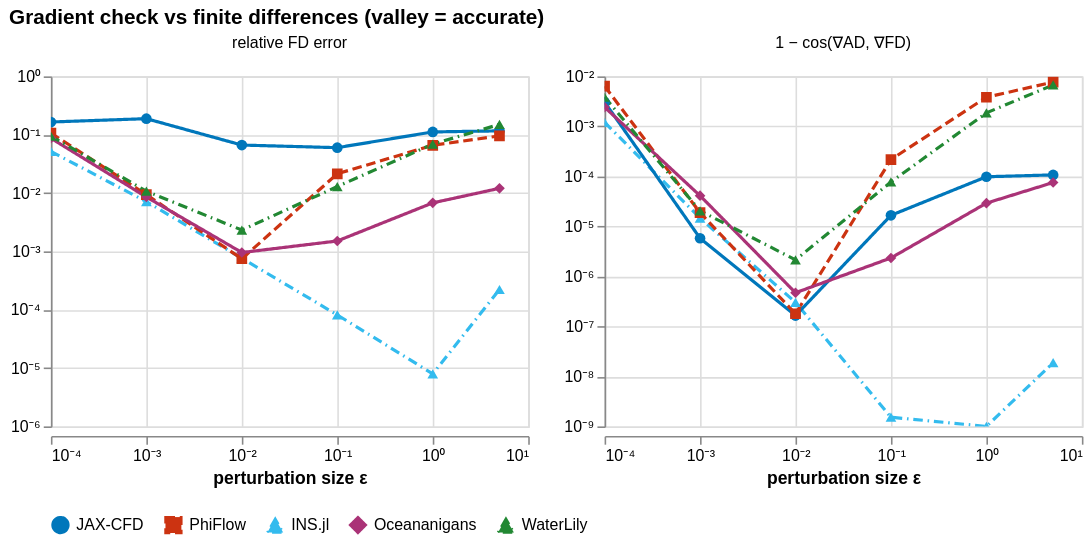

Specify this chart in Vega-Lite:
### Vega-Lite specification from a JSON file in a GitHub repository (floating-point values rounded to 4 significant figures)
{"config": {"view": {"continuousWidth": 300, "continuousHeight": 300}}, "data": {"name": "data-4bf15ac61c11aa5d1ec50961a08f4427"}, "facet": {"column": {"field": "metric", "sort": ["relative FD error", "1 − cos(∇AD, ∇FD)"], "title": null, "type": "nominal"}}, "spec": {"layer": [{"layer": [{"mark": {"type": "line", "strokeWidth": 2}, "encoding": {"color": {"field": "solver", "legend": {"columns": 6, "direction": "horizontal", "orient": "bottom", "title": null}, "scale": {"domain": ["JAX-CFD", "PhiFlow", "INS.jl", "Oceananigans", "WaterLily"], "range": ["#0077BB", "#CC3311", "#33BBEE", "#AA3377", "#228833"]}, "sort": ["JAX-CFD", "PhiFlow", "INS.jl", "Oceananigans", "WaterLily"], "type": "nominal"}, "opacity": {"condition": {"param": "param_a00d736934838374", "value": 1.0}, "value": 0.12}, "strokeDash": {"field": "solver", "legend": null, "scale": {"domain": ["JAX-CFD", "PhiFlow", "INS.jl", "Oceananigans", "WaterLily"], "range": [[1, 0], [6, 3], [6, 3, 1, 3], [1, 0], [6, 3, 1, 3]]}, "type": "nominal"}, "tooltip": [{"field": "solver", "type": "nominal"}, {"field": "eps", "format": ".0e", "title": "ε", "type": "quantitative"}, {"field": "metric", "type": "nominal"}, {"field": "value", "format": ".3e", "type": "quantitative"}], "x": {"axis": {"labelExpr": "datum.value == 1e-16 ? '10⁻¹⁶' : datum.value == 1e-15 ? '10⁻¹⁵' : datum.value == 1e-14 ? '10⁻¹⁴' : datum.value == 1e-13 ? '10⁻¹³' : datum.value == 1e-12 ? '10⁻¹²' : datum.value == 1e-11 ? '10⁻¹¹' : datum.value == 1e-10 ? '10⁻¹⁰' : datum.value == 1e-09 ? '10⁻⁹' : datum.value == 1e-08 ? '10⁻⁸' : datum.value == 1e-07 ? '10⁻⁷' : datum.value == 1e-06 ? '10⁻⁶' : datum.value == 1e-05 ? '10⁻⁵' : datum.value == 0.0001 ? '10⁻⁴' : datum.value == 0.001 ? '10⁻³' : datum.value == 0.01 ? '10⁻²' : datum.value == 0.1 ? '10⁻¹' : datum.value == 1.0 ? '10⁰' : datum.value == 10.0 ? '10¹' : datum.value == 100.0 ? '10²' : datum.value == 1000.0 ? '10³' : datum.value == 10000.0 ? '10⁴' : datum.value == 100000.0 ? '10⁵' : datum.value == 1000000.0 ? '10⁶' : datum.value == 10000000.0 ? '10⁷' : datum.value == 100000000.0 ? '10⁸' : ''", "title": "perturbation size ε", "values": [1e-16, 1e-15, 1e-14, 1e-13, 1e-12, 1e-11, 1e-10, 1e-09, 1e-08, 1e-07, 1e-06, 1e-05, 0.0001, 0.001, 0.01, 0.1, 1.0, 10.0, 100.0, 1000.0, 10000.0, 100000.0, 1000000.0, 10000000.0, 100000000.0]}, "field": "eps", "scale": {"type": "log"}, "type": "quantitative"}, "y": {"axis": {"labelExpr": "datum.value == 1e-16 ? '10⁻¹⁶' : datum.value == 1e-15 ? '10⁻¹⁵' : datum.value == 1e-14 ? '10⁻¹⁴' : datum.value == 1e-13 ? '10⁻¹³' : datum.value == 1e-12 ? '10⁻¹²' : datum.value == 1e-11 ? '10⁻¹¹' : datum.value == 1e-10 ? '10⁻¹⁰' : datum.value == 1e-09 ? '10⁻⁹' : datum.value == 1e-08 ? '10⁻⁸' : datum.value == 1e-07 ? '10⁻⁷' : datum.value == 1e-06 ? '10⁻⁶' : datum.value == 1e-05 ? '10⁻⁵' : datum.value == 0.0001 ? '10⁻⁴' : datum.value == 0.001 ? '10⁻³' : datum.value == 0.01 ? '10⁻²' : datum.value == 0.1 ? '10⁻¹' : datum.value == 1.0 ? '10⁰' : datum.value == 10.0 ? '10¹' : datum.value == 100.0 ? '10²' : datum.value == 1000.0 ? '10³' : datum.value == 10000.0 ? '10⁴' : datum.value == 100000.0 ? '10⁵' : datum.value == 1000000.0 ? '10⁶' : datum.value == 10000000.0 ? '10⁷' : datum.value == 100000000.0 ? '10⁸' : ''", "title": null, "values": [1e-16, 1e-15, 1e-14, 1e-13, 1e-12, 1e-11, 1e-10, 1e-09, 1e-08, 1e-07, 1e-06, 1e-05, 0.0001, 0.001, 0.01, 0.1, 1.0, 10.0, 100.0, 1000.0, 10000.0, 100000.0, 1000000.0, 10000000.0, 100000000.0]}, "field": "value", "scale": {"type": "log"}, "type": "quantitative"}}, "name": "view_109fea749a576884_0"}, {"mark": {"type": "point", "filled": true, "size": 45}, "encoding": {"color": {"field": "solver", "legend": {"columns": 6, "direction": "horizontal", "orient": "bottom", "title": null}, "scale": {"domain": ["JAX-CFD", "PhiFlow", "INS.jl", "Oceananigans", "WaterLily"], "range": ["#0077BB", "#CC3311", "#33BBEE", "#AA3377", "#228833"]}, "sort": ["JAX-CFD", "PhiFlow", "INS.jl", "Oceananigans", "WaterLily"], "type": "nominal"}, "opacity": {"condition": {"param": "param_a00d736934838374", "value": 1.0}, "value": 0.12}, "shape": {"field": "solver", "legend": null, "scale": {"domain": ["JAX-CFD", "PhiFlow", "INS.jl", "Oceananigans", "WaterLily"], "range": ["circle", "square", "triangle-up", "diamond", "triangle-up"]}, "type": "nominal"}, "tooltip": [{"field": "solver", "type": "nominal"}, {"field": "eps", "format": ".0e", "title": "ε", "type": "quantitative"}, {"field": "metric", "type": "nominal"}, {"field": "value", "format": ".3e", "type": "quantitative"}], "x": {"axis": {"labelExpr": "datum.value == 1e-16 ? '10⁻¹⁶' : datum.value == 1e-15 ? '10⁻¹⁵' : datum.value == 1e-14 ? '10⁻¹⁴' : datum.value == 1e-13 ? '10⁻¹³' : datum.value == 1e-12 ? '10⁻¹²' : datum.value == 1e-11 ? '10⁻¹¹' : datum.value == 1e-10 ? '10⁻¹⁰' : datum.value == 1e-09 ? '10⁻⁹' : datum.value == 1e-08 ? '10⁻⁸' : datum.value == 1e-07 ? '10⁻⁷' : datum.value == 1e-06 ? '10⁻⁶' : datum.value == 1e-05 ? '10⁻⁵' : datum.value == 0.0001 ? '10⁻⁴' : datum.value == 0.001 ? '10⁻³' : datum.value == 0.01 ? '10⁻²' : datum.value == 0.1 ? '10⁻¹' : datum.value == 1.0 ? '10⁰' : datum.value == 10.0 ? '10¹' : datum.value == 100.0 ? '10²' : datum.value == 1000.0 ? '10³' : datum.value == 10000.0 ? '10⁴' : datum.value == 100000.0 ? '10⁵' : datum.value == 1000000.0 ? '10⁶' : datum.value == 10000000.0 ? '10⁷' : datum.value == 100000000.0 ? '10⁸' : ''", "title": "perturbation size ε", "values": [1e-16, 1e-15, 1e-14, 1e-13, 1e-12, 1e-11, 1e-10, 1e-09, 1e-08, 1e-07, 1e-06, 1e-05, 0.0001, 0.001, 0.01, 0.1, 1.0, 10.0, 100.0, 1000.0, 10000.0, 100000.0, 1000000.0, 10000000.0, 100000000.0]}, "field": "eps", "scale": {"type": "log"}, "type": "quantitative"}, "y": {"axis": {"labelExpr": "datum.value == 1e-16 ? '10⁻¹⁶' : datum.value == 1e-15 ? '10⁻¹⁵' : datum.value == 1e-14 ? '10⁻¹⁴' : datum.value == 1e-13 ? '10⁻¹³' : datum.value == 1e-12 ? '10⁻¹²' : datum.value == 1e-11 ? '10⁻¹¹' : datum.value == 1e-10 ? '10⁻¹⁰' : datum.value == 1e-09 ? '10⁻⁹' : datum.value == 1e-08 ? '10⁻⁸' : datum.value == 1e-07 ? '10⁻⁷' : datum.value == 1e-06 ? '10⁻⁶' : datum.value == 1e-05 ? '10⁻⁵' : datum.value == 0.0001 ? '10⁻⁴' : datum.value == 0.001 ? '10⁻³' : datum.value == 0.01 ? '10⁻²' : datum.value == 0.1 ? '10⁻¹' : datum.value == 1.0 ? '10⁰' : datum.value == 10.0 ? '10¹' : datum.value == 100.0 ? '10²' : datum.value == 1000.0 ? '10³' : datum.value == 10000.0 ? '10⁴' : datum.value == 100000.0 ? '10⁵' : datum.value == 1000000.0 ? '10⁶' : datum.value == 10000000.0 ? '10⁷' : datum.value == 100000000.0 ? '10⁸' : ''", "title": null, "values": [1e-16, 1e-15, 1e-14, 1e-13, 1e-12, 1e-11, 1e-10, 1e-09, 1e-08, 1e-07, 1e-06, 1e-05, 0.0001, 0.001, 0.01, 0.1, 1.0, 10.0, 100.0, 1000.0, 10000.0, 100000.0, 1000000.0, 10000000.0, 100000000.0]}, "field": "value", "scale": {"type": "log"}, "type": "quantitative"}}}]}], "height": 220, "width": 300}, "params": [{"name": "param_a00d736934838374", "select": {"type": "point", "fields": ["solver"]}, "bind": "legend", "views": ["view_109fea749a576884_0"]}, {"name": "param_db82be42624d4632", "select": {"type": "interval", "encodings": ["x"]}, "bind": "scales", "views": ["view_109fea749a576884_0"]}], "resolve": {"scale": {"y": "independent"}}, "title": "Gradient check vs finite differences (valley = accurate)", "$schema": "https://vega.github.io/schema/vega-lite/v6.4.1.json", "datasets": {"data-4bf15ac61c11aa5d1ec50961a08f4427": [{"solver": "INS.jl", "eps": 5.0, "metric": "relative FD error", "value": 0.0002221}, {"solver": "INS.jl", "eps": 5.0, "metric": "1 − cos(∇AD, ∇FD)", "value": 1.874e-08}, {"solver": "INS.jl", "eps": 1.0, "metric": "relative FD error", "value": 7.961e-06}, {"solver": "INS.jl", "eps": 1.0, "metric": "1 − cos(∇AD, ∇FD)", "value": 1e-09}, {"solver": "INS.jl", "eps": 0.1, "metric": "relative FD error", "value": 8.143e-05}, {"solver": "INS.jl", "eps": 0.1, "metric": "1 − cos(∇AD, ∇FD)", "value": 1.525e-09}, {"solver": "INS.jl", "eps": 0.01, "metric": "relative FD error", "value": 0.0007616}, {"solver": "INS.jl", "eps": 0.01, "metric": "1 − cos(∇AD, ∇FD)", "value": 3.021e-07}, {"solver": "INS.jl", "eps": 0.001, "metric": "relative FD error", "value": 0.007121}, {"solver": "INS.jl", "eps": 0.001, "metric": "1 − cos(∇AD, ∇FD)", "value": 1.466e-05}, {"solver": "INS.jl", "eps": 0.0001, "metric": "relative FD error", "value": 0.05169}, {"solver": "INS.jl", "eps": 0.0001, "metric": "1 − cos(∇AD, ∇FD)", "value": 0.001206}, {"solver": "JAX-CFD", "eps": 5.0, "metric": "relative FD error", "value": 0.1164}, {"solver": "JAX-CFD", "eps": 5.0, "metric": "1 − cos(∇AD, ∇FD)", "value": 0.0001069}, {"solver": "JAX-CFD", "eps": 1.0, "metric": "relative FD error", "value": 0.1116}, {"solver": "JAX-CFD", "eps": 1.0, "metric": "1 − cos(∇AD, ∇FD)", "value": 9.828e-05}, {"solver": "JAX-CFD", "eps": 0.1, "metric": "relative FD error", "value": 0.05996}, {"solver": "JAX-CFD", "eps": 0.1, "metric": "1 − cos(∇AD, ∇FD)", "value": 1.664e-05}, {"solver": "JAX-CFD", "eps": 0.01, "metric": "relative FD error", "value": 0.06645}, {"solver": "JAX-CFD", "eps": 0.01, "metric": "1 − cos(∇AD, ∇FD)", "value": 1.646e-07}, {"solver": "JAX-CFD", "eps": 0.001, "metric": "relative FD error", "value": 0.1883}, {"solver": "JAX-CFD", "eps": 0.001, "metric": "1 − cos(∇AD, ∇FD)", "value": 5.797e-06}, {"solver": "JAX-CFD", "eps": 0.0001, "metric": "relative FD error", "value": 0.1651}, {"solver": "JAX-CFD", "eps": 0.0001, "metric": "1 − cos(∇AD, ∇FD)", "value": 0.003064}, {"solver": "PhiFlow", "eps": 5.0, "metric": "relative FD error", "value": 0.0955}, {"solver": "PhiFlow", "eps": 5.0, "metric": "1 − cos(∇AD, ∇FD)", "value": 0.007688}, {"solver": "PhiFlow", "eps": 1.0, "metric": "relative FD error", "value": 0.06583}, {"solver": "PhiFlow", "eps": 1.0, "metric": "1 − cos(∇AD, ∇FD)", "value": 0.003829}, {"solver": "PhiFlow", "eps": 0.1, "metric": "relative FD error", "value": 0.02138}, {"solver": "PhiFlow", "eps": 0.1, "metric": "1 − cos(∇AD, ∇FD)", "value": 0.000217}, {"solver": "PhiFlow", "eps": 0.01, "metric": "relative FD error", "value": 0.0007465}, {"solver": "PhiFlow", "eps": 0.01, "metric": "1 − cos(∇AD, ∇FD)", "value": 1.786e-07}, {"solver": "PhiFlow", "eps": 0.001, "metric": "relative FD error", "value": 0.009399}, {"solver": "PhiFlow", "eps": 0.001, "metric": "1 − cos(∇AD, ∇FD)", "value": 1.88e-05}, {"solver": "PhiFlow", "eps": 0.0001, "metric": "relative FD error", "value": 0.1066}, {"solver": "PhiFlow", "eps": 0.0001, "metric": "1 − cos(∇AD, ∇FD)", "value": 0.006381}, {"solver": "Oceananigans", "eps": 5.0, "metric": "relative FD error", "value": 0.01204}, {"solver": "Oceananigans", "eps": 5.0, "metric": "1 − cos(∇AD, ∇FD)", "value": 7.532e-05}, {"solver": "Oceananigans", "eps": 1.0, "metric": "relative FD error", "value": 0.006784}, {"solver": "Oceananigans", "eps": 1.0, "metric": "1 − cos(∇AD, ∇FD)", "value": 2.916e-05}, {"solver": "Oceananigans", "eps": 0.1, "metric": "relative FD error", "value": 0.001507}, {"solver": "Oceananigans", "eps": 0.1, "metric": "1 − cos(∇AD, ∇FD)", "value": 2.334e-06}, {"solver": "Oceananigans", "eps": 0.01, "metric": "relative FD error", "value": 0.000956}, {"solver": "Oceananigans", "eps": 0.01, "metric": "1 − cos(∇AD, ∇FD)", "value": 4.705e-07}, {"solver": "Oceananigans", "eps": 0.001, "metric": "relative FD error", "value": 0.008548}, {"solver": "Oceananigans", "eps": 0.001, "metric": "1 − cos(∇AD, ∇FD)", "value": 4.111e-05}, {"solver": "Oceananigans", "eps": 0.0001, "metric": "relative FD error", "value": 0.08715}, {"solver": "Oceananigans", "eps": 0.0001, "metric": "1 − cos(∇AD, ∇FD)", "value": 0.002418}, {"solver": "WaterLily", "eps": 5.0, "metric": "relative FD error", "value": 0.1501}, {"solver": "WaterLily", "eps": 5.0, "metric": "1 − cos(∇AD, ∇FD)", "value": 0.006736}, {"solver": "WaterLily", "eps": 1.0, "metric": "relative FD error", "value": 0.06886}, {"solver": "WaterLily", "eps": 1.0, "metric": "1 − cos(∇AD, ∇FD)", "value": 0.001863}, {"solver": "WaterLily", "eps": 0.1, "metric": "relative FD error", "value": 0.01293}, {"solver": "WaterLily", "eps": 0.1, "metric": "1 − cos(∇AD, ∇FD)", "value": 7.72e-05}, {"solver": "WaterLily", "eps": 0.01, "metric": "relative FD error", "value": 0.002321}, {"solver": "WaterLily", "eps": 0.01, "metric": "1 − cos(∇AD, ∇FD)", "value": 2.137e-06}, {"solver": "WaterLily", "eps": 0.001, "metric": "relative FD error", "value": 0.01075}, {"solver": "WaterLily", "eps": 0.001, "metric": "1 − cos(∇AD, ∇FD)", "value": 2.052e-05}, {"solver": "WaterLily", "eps": 0.0001, "metric": "relative FD error", "value": 0.09481}, {"solver": "WaterLily", "eps": 0.0001, "metric": "1 − cos(∇AD, ∇FD)", "value": 0.003852}]}, "usermeta": {"renderer": "svg"}}
